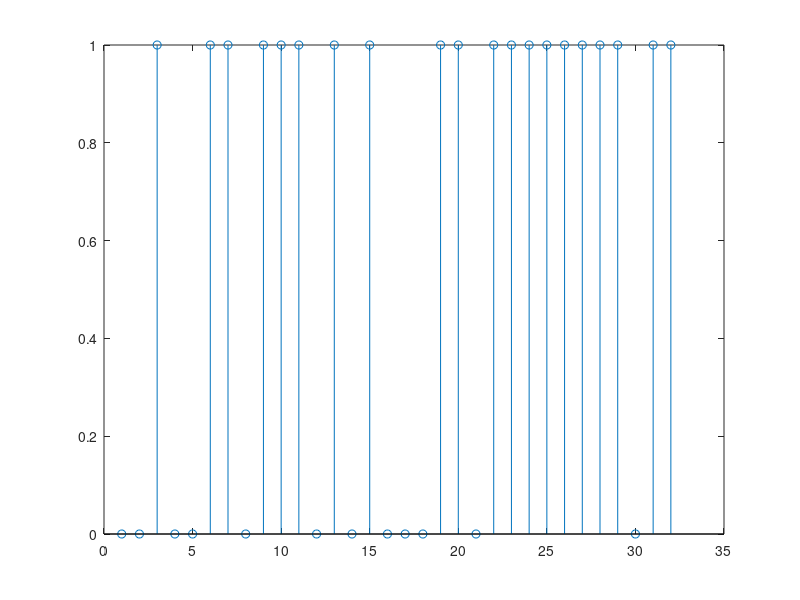
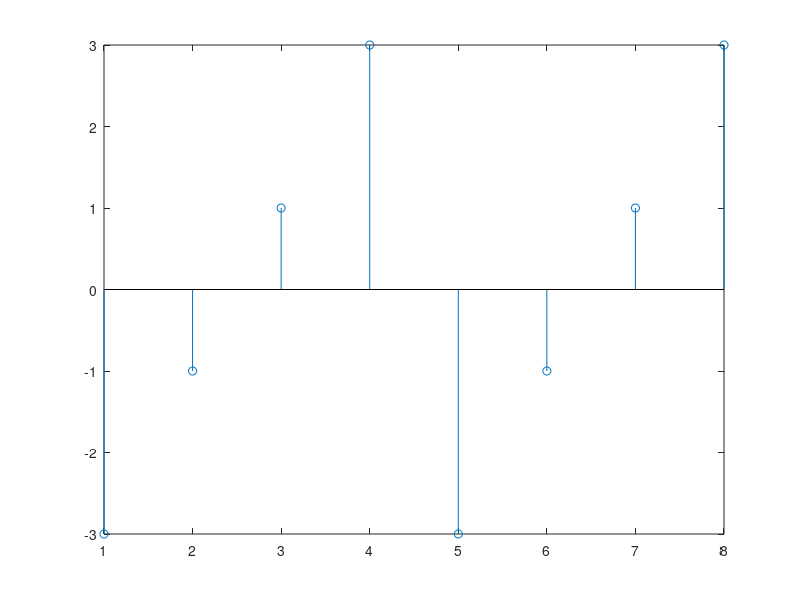
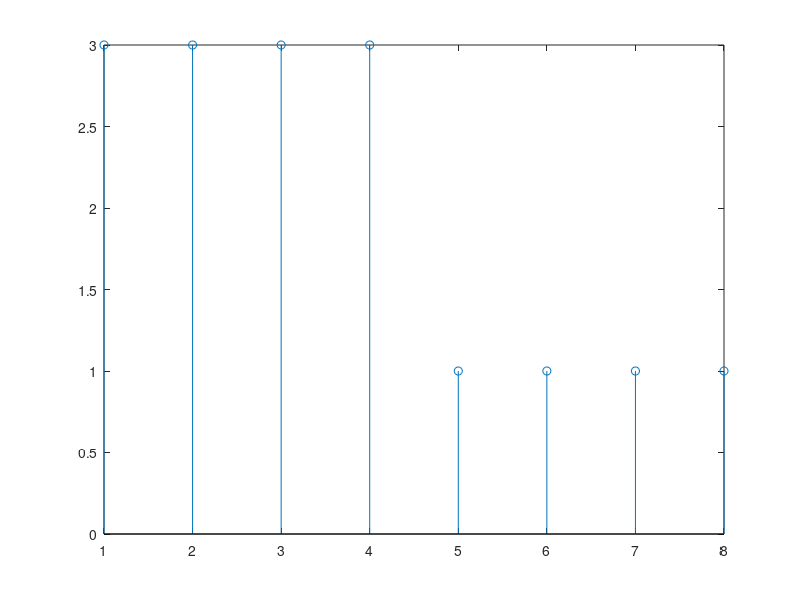
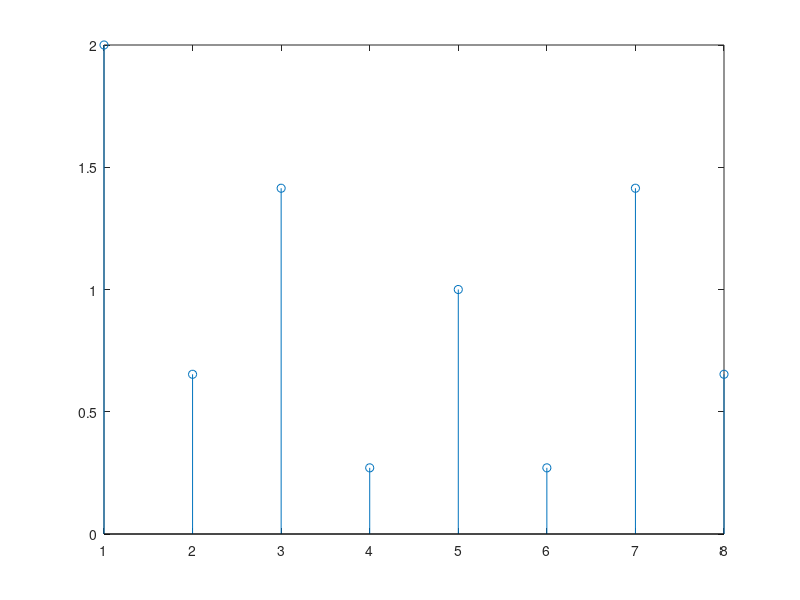

MATLAB code to generate these figures, in order:
close all
clear all
clc

%%% OFDM in GNU Octave %%%
%%% by Kukuh Nomikusain %%%
%%% 11/319359/TK/38488 %%%

%%%%% INISIALISASI

fo = 24000000;
to = 1/fo;

t = 0.01*to:0.01*to:8*to;
carr_real = cos(2*pi*fo*t);
carr_imaj = sin(2*pi*fo*t);

%%%%% INPUT
% input data biner
% inp = [0010 0110 1110 1010 0011 0111 1111 1011];

inp = [0 0 1 0 0 1 1 0 1 1 1 0 1 0 1 0 0 0 1 1 0 1 1 1 1 1 1 1 1 0 1 1]

figure(1)
stem(1:32,inp)

%%%%% MAPPING DAN S/P
% mapping 16-QAM
% map(hasil_map, pos)
% pos=1 => real , pos=2 => imajiner

l = 0;

for k=1:4:length(inp)
	temp_real = [inp(k) inp(k+1)];
	temp_imaj = [inp(k+2) inp(k+3)];
	
	h = k+l-l*4;
	
	if temp_real == [0 0]
		map(h,1) = -3;
	elseif temp_real == [0 1]
		map(h,1) = -1;
	elseif temp_real == [1 1]
		map(h,1) = 1;
	else
		map(h,1) = 3;
	endif

	if temp_imaj == [0 0]
		map(h,2) = -3;
	elseif temp_imaj == [0 1]
		map(h,2) = -1;
	elseif temp_imaj == [1 1]
		map(h,2) = 1;
	else
		map(h,2) = 3;
	endif

	l = l+1;
endfor

mapping = map(:,1) + i*map(:,2);

figure(2)
stem(1:8,map(:,1))
figure(3)
stem(1:8,map(:,2))

%%%%% IFFT
ifftmap = ifft(mapping);

figure(4)
stem(1:8,abs(ifftmap))

%%%%% INTERPOLASI
inter_real = real(ifftmap)';
inter_imaj = imag(ifftmap)';

k = ones(1,100);
interpol_real = zeros(1,800);
interpol_imaj = zeros(1,800);

% real
for m = 1:8
	for n = 1:100 
		o = (m*100+n)-100;
		interpol_real(o) = inter_real(m) * k(n);
	endfor
endfor

% imajiner
for m = 1:8
	for n = 1:100 
		o = (m*100+n)-100;
		interpol_imaj(o) = inter_imaj(m) * k(n);
	endfor
endfor

figure(5)
stem(1:800,interpol_real)
figure(6)
stem(1:800,interpol_imaj)

%%%%% PERKALIAN SEBELUM TRANSMIT
% perkalian dengan carrier
channel_real = carr_real .* interpol_real;
channel_imaj = carr_imaj .* interpol_imaj;

%%%%% TRANSMIT
% channel
channel = channel_real + channel_imaj;

figure(7)
plot(1:800,channel_real)
figure(8)
plot(1:800,channel_imaj)
figure(9)
plot(1:800,channel)


%%%%% RECEIVE
% receiver real
rec_real = channel .* carr_real;
figure(10)
plot(1:800,rec_real)

% receiver imajiner
rec_imaj = channel .* carr_imaj;
figure(11)
plot(1:800,rec_real)


% integral
% integral real
for m = 1:8
	o = m*100-99;		
	integral_real(m) = sum(rec_real(o:o+99))*2/100;
endfor
figure(12)
stem(1:8,integral_real)

% integral imajiner
for m = 1:8
	o = m*100-99;		
	integral_imaj(m) = sum(rec_imaj(o:o+99))*2/100;
endfor
figure(13)
stem(1:8,integral_imaj)

integral = (integral_real' + i*integral_imaj');

%%%%% FFT
rec_fft = round(fft(integral));

figure(14)
stem(1:8,abs(rec_fft))


%%%%% DEMAPPING DAN P/S
% demapping 16-QAM

for k=1:length(rec_fft)
	temp_real = real(rec_fft(k));
	temp_imaj = imag(rec_fft(k));
	
	h = k*4-3;
	
	if temp_real == -3
		out(h:h+1) = [0 0];
	elseif temp_real == -1
		out(h:h+1) = [0 1];
	elseif temp_real == 1
		out(h:h+1) = [1 1];
	else
		out(h:h+1) = [1 0];
	endif

	if temp_imaj == -3
		out(h+2:h+3) = [0 0];
	elseif temp_imaj == -1
		out(h+2:h+3) = [0 1];
	elseif temp_imaj == 1
		out(h+2:h+3) = [1 1];
	else
		out(h+2:h+3) = [1 0];
	endif
endfor

%%%%% OUTPUT
out

figure(15)
stem(1:32,out)
